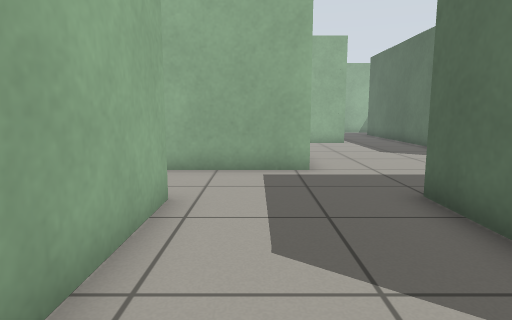
[1] (above)

24 first-person views from a walk through a world built for the Gazebo simulator. The camera is 0.72 m above the floor, tilts 8° down and sees 75° across. The floor is counted in squares, 0.5 m on a side. Each view is taken from the middle of a square. On the plan, view 1 faces up. The plan holds only what a view shows up to about 15 squares ahead; the rest is blank.

[2]
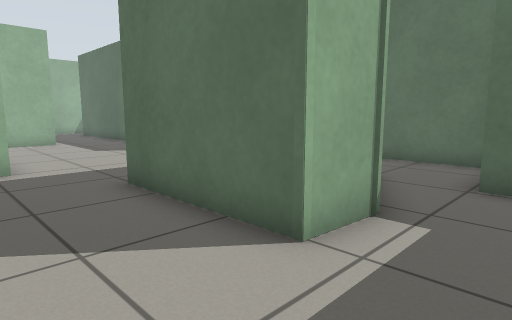

[3]
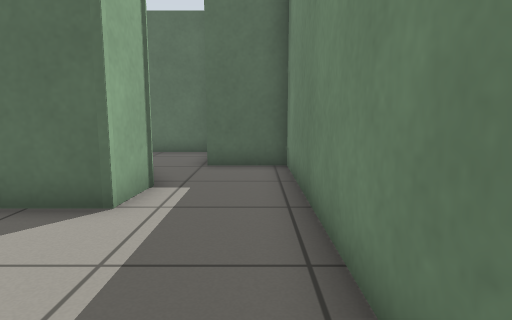

[4]
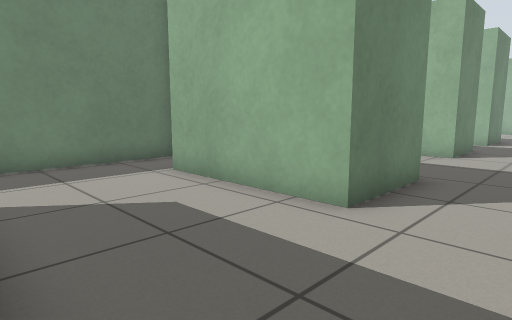

[5]
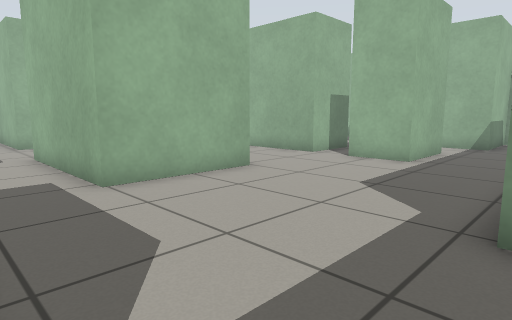

[6]
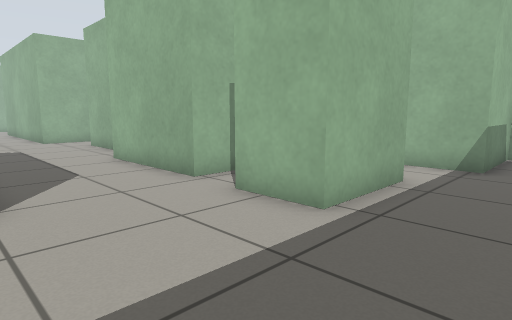

[7]
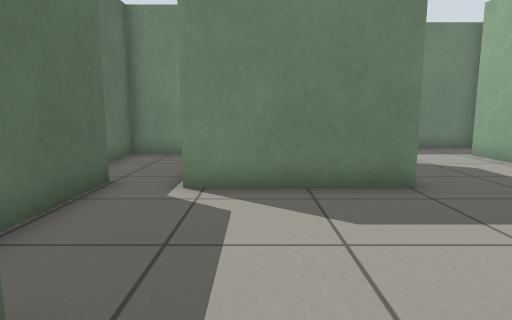

[8]
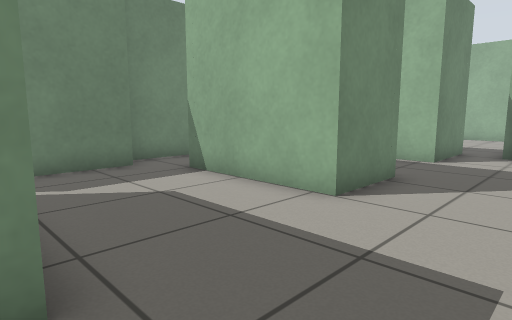

[9]
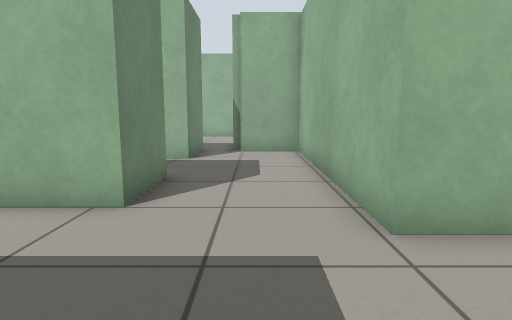

[10]
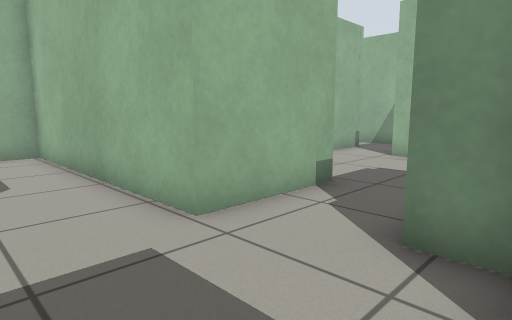

[11]
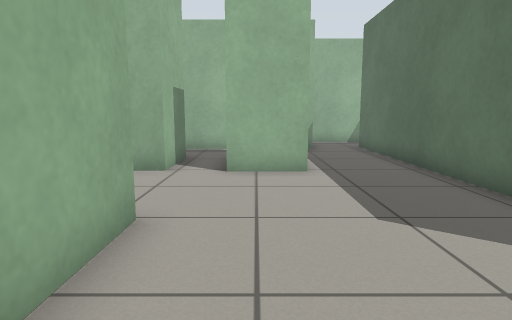

[12]
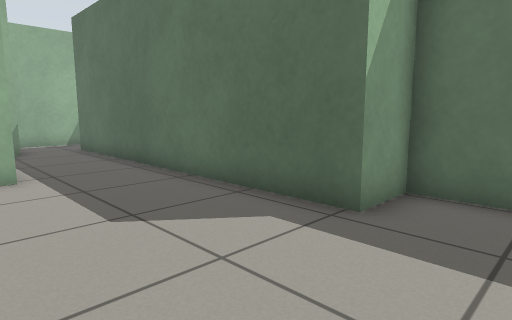

[13]
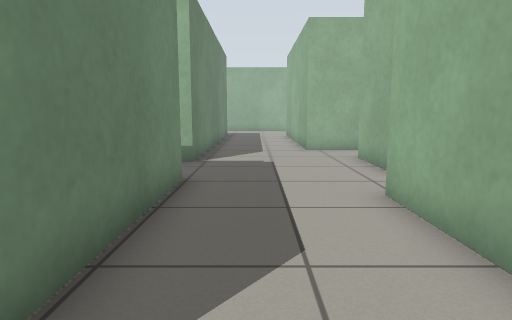

[14]
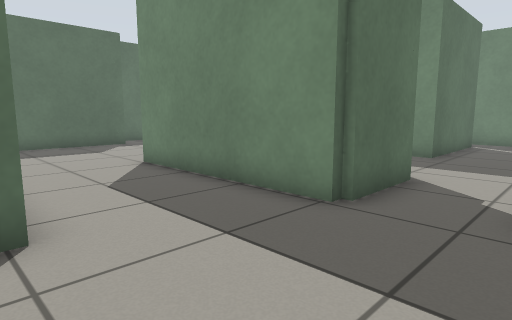

[15]
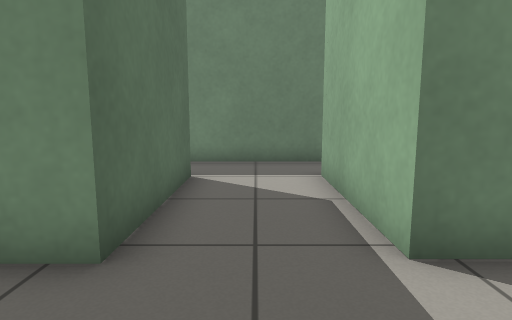

[16]
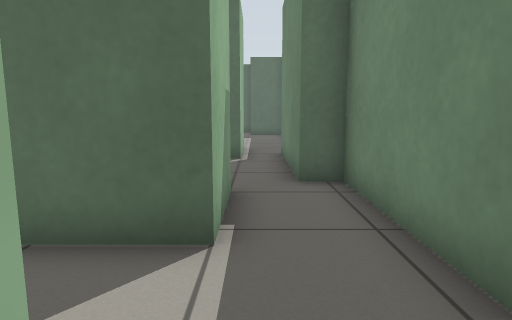

[17]
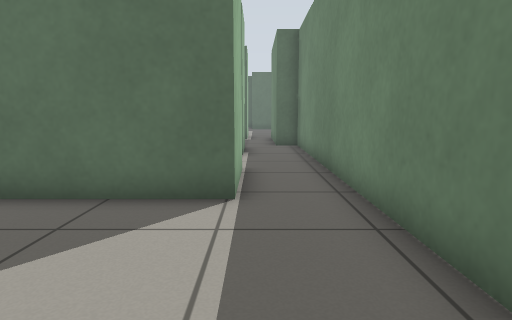

[18]
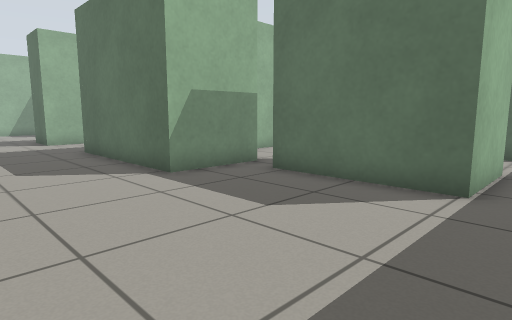

[19]
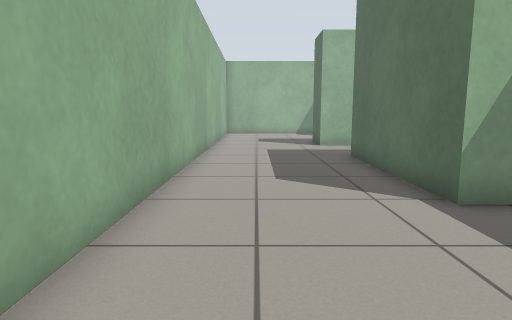

[20]
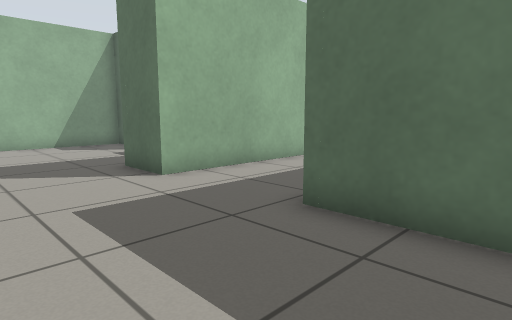

[21]
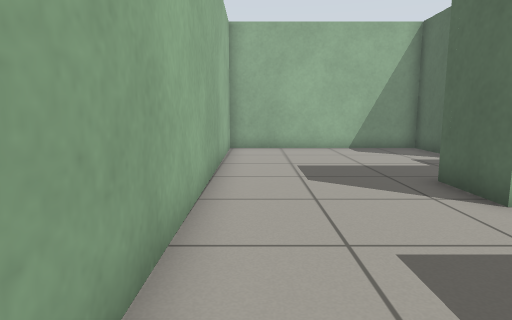

[22]
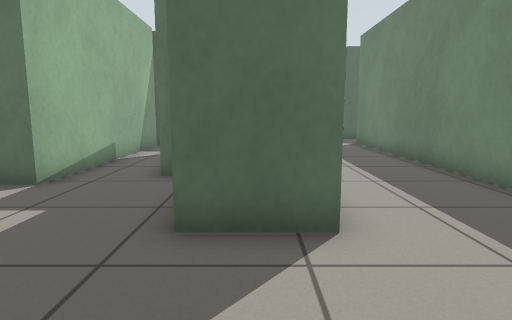

[23]
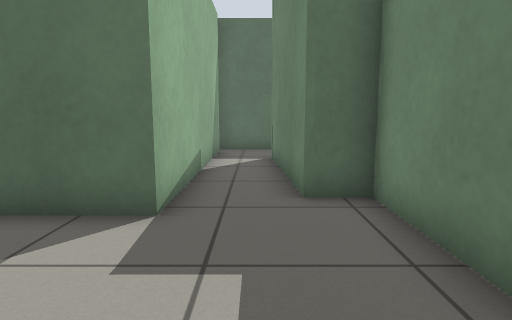

[24]
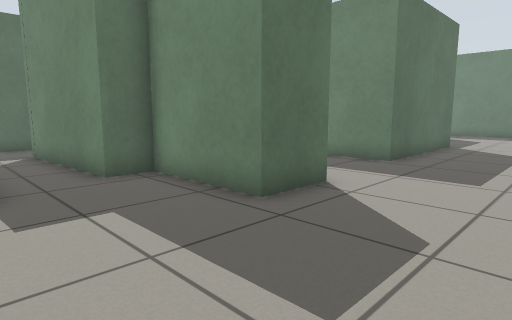

### Floor plan
Points are (right, up) in squares from view 1. A wall is a line through its corners. A room is listed if a view was taken in it or the views show most of it. See-through windows are left out.
Room 1 (views 1, 2, 3, 8, 9, 10, 15)
walls: (-9, 5) (-9, 0.4) (-11.5, 0.4) (-11.5, 5) (-9, 5); (-4.5, 0.4) (-4.5, 5.5) (-1.5, 5.5) (-1.5, 0.4) (-2.3, 0.4); (-3.4, 0.4) (-4, 0.4); (-7.8, 8.6) (-16.5, 8.6) (-16.5, 6.4); (-2.6, 0.4) (-3.1, 0.4); (-4.4, 9.6) (-5.3, 9.6); (-3.1, -1.9) (7.1, -1.9) (7.1, 0.4); (1.4, 8.4) (-4.2, 8.4); (-14.6, -1.9) (-8.1, -1.9) (-8.1, -0.9) (-3, -0.9); (4.7, 1) (2.9, 1.2) (2.9, 5.7); (-17.5, 5) (-14.5, 5) (-14.5, 0.4)
ways out: opening at (-6.5, 9.5) to room 2; opening at (2.7, 7) to room 2; opening at (-14, -0.5) to room 3; opening at (6, 1)
Room 2 (views 4, 5, 6, 7, 11, 12, 13, 14)
walls: (0.7, 18.9) (0.7, 16.3) (-3.9, 16.3); (4.3, 19.3) (4.3, 16.3) (2.3, 16.3); (-5.1, 12) (-5.1, 12.4) (1.4, 12.4) (1.4, 8.4); (1.9, 21.4) (0.1, 21.4); (5.3, 21.4) (3.4, 21.4); (2.9, 5.7) (7.5, 5.7); (-5.3, 9.6) (-5.3, 12.1); (-6.2, 17.3) (-8.8, 17.3); (-7.8, 12.1) (-7.8, 8.6); (9.1, 5) (9.1, 10.3) (7.4, 10.3) (7.4, 21.4)
ways out: opening at (-6.5, 9.5) to room 1; opening at (2.7, 7) to room 1; opening at (-8, 15) to room 3; opening at (0, 20.5); opening at (6.5, 22); opening at (8, 5)
Room 3 (views 16, 17, 18, 19, 20, 21, 22, 23, 24)
walls: (-20.1, 16) (-20.1, 18) (-16.4, 18) (-16.4, 19.2) (-11.1, 19.5) (-11.1, 16) (-20.1, 16); (-16.8, 6.1) (-19.8, 6.1) (-19.8, 12.1) (-7.8, 12.1); (-8.7, 19) (-8.7, 21.6); (-9.1, 21.4) (-17.5, 21.4) (-17.5, 24.7) (-25.1, 24.7) (-24.8, 3.1); (-14.5, 0.4) (-17.5, 0.4) (-17.5, 5); (-20.8, -1.9) (-14.6, -1.9)
ways out: opening at (-14, -0.5) to room 1; opening at (-8, 15) to room 2

Where each view was taken, in squares from view 1:
view 1: 0 up, 0 right, facing up
view 2: 1 down, 0 right, facing up-right
view 3: 1 down, 2 left, facing right
view 4: 8 up, 3 right, facing down-left
view 5: 6 up, 8 right, facing up-left
view 6: 12 up, 7 right, facing up-left
view 7: 12 up, 6 right, facing down
view 8: 8 up, 4 left, facing down-left
view 9: 7 up, 4 left, facing left
view 10: 6 up, 4 left, facing up-left
view 11: 8 up, 3 right, facing up
view 12: 8 up, 3 right, facing up-right
view 13: 14 up, 2 right, facing left
view 14: 17 up, 8 left, facing down-right
view 15: 8 up, 13 left, facing down
view 16: 0 up, 15 left, facing right
view 17: 0 up, 23 left, facing right
view 18: 1 down, 24 left, facing up-right
view 19: 1 up, 23 left, facing up
view 20: 9 up, 24 left, facing up-right
view 21: 11 up, 24 left, facing up
view 22: 17 up, 24 left, facing right
view 23: 20 up, 22 left, facing right
view 24: 22 up, 24 left, facing down-right
